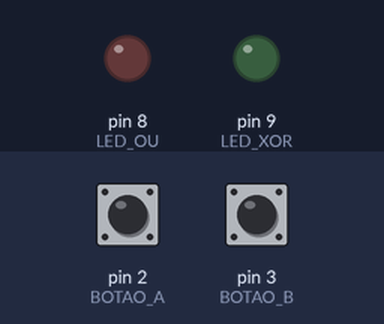
Bench run of a sketch on a simulated Arduino Uno, built with avr-gcc and run on an emulated ATmega328P. Shown: output pins drawn as LEDs (lit = HIGH). The inputs (shaded band) are chosen by the test bench; at power-on: pin 2 (BOTAO_A) HIGH, pin 3 (BOTAO_B) HIGH.

Above: at 1.2 s.
1.3 s: pin 2 (BOTAO_A) pulled LOW for 0.15 s
At 1.37 s:
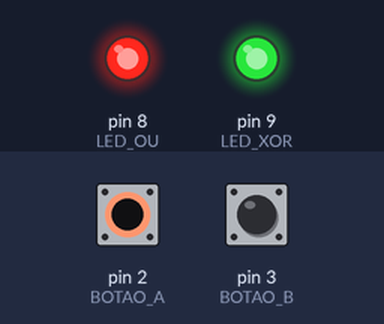
2.9 s: pin 2 (BOTAO_A) pulled LOW for 3.2 s
At 7.1 s:
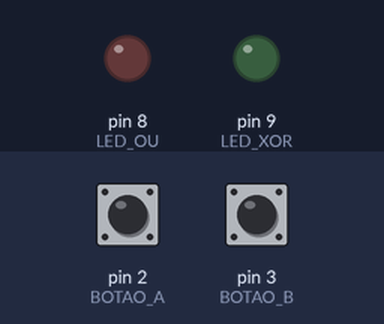
7.6 s: pin 3 (BOTAO_B) pulled LOW for 3.2 s
At 8.3 s:
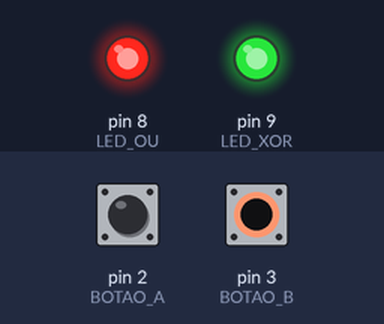
12.3 s: pin 2 (BOTAO_A) driven LOW and pin 3 (BOTAO_B) driven LOW
At 13.1 s:
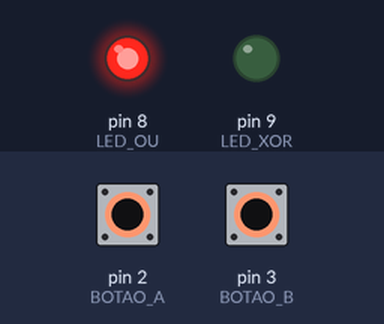
Timing chart, 0 to 14.8 s (numbered marks = the images above; inputs shaded):
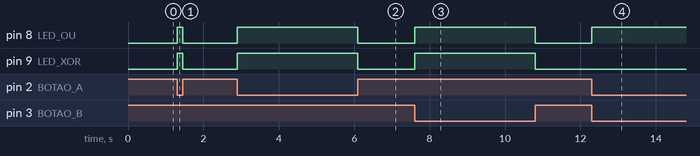

The sketch:

aula05_nivel3.ino
```cpp
// Aula 5 – Nível 3: Portas OU e OU exclusivo
// LED vermelho = A OU B; LED verde = A XOR B (um ou outro, não os dois)
#include <Arduino.h>                              // funções do Arduino (pinMode, digitalWrite, delay...)
const int BOTAO_A = 2, BOTAO_B = 3, LED_OU = 8, LED_XOR = 9;   // pinos dos botões e dos LEDs

void setup() {                                    // roda uma vez, quando a placa liga
  pinMode(BOTAO_A, INPUT_PULLUP);                 // BOTAO_A como entrada com pull-up interno
  pinMode(BOTAO_B, INPUT_PULLUP);                 // BOTAO_B como entrada com pull-up interno
  pinMode(LED_OU, OUTPUT);                        // LED_OU como saída
  pinMode(LED_XOR, OUTPUT);                       // LED_XOR como saída
}

void loop() {                                     // repete para sempre
  bool a = digitalRead(BOTAO_A) == LOW;           // true quando apertado
  bool b = digitalRead(BOTAO_B) == LOW;           // true quando o botão B está apertado
  digitalWrite(LED_OU, a || b);                   // || = OU
  digitalWrite(LED_XOR, a != b);                  // diferentes = OU exclusivo
}
```

Measured:
- after the input at 1.3 s, pin 8 (LED_OU), pin 9 (LED_XOR): LOW → HIGH at once, → LOW 0.15 s later
- after the input at 2.9 s, pin 8 (LED_OU), pin 9 (LED_XOR): LOW → HIGH at once, → LOW 3.2 s later
- after the input at 7.6 s, pin 8 (LED_OU), pin 9 (LED_XOR): LOW → HIGH at once, → LOW 3.2 s later
- after the input at 12.3 s, pin 8 (LED_OU): LOW → HIGH at once
